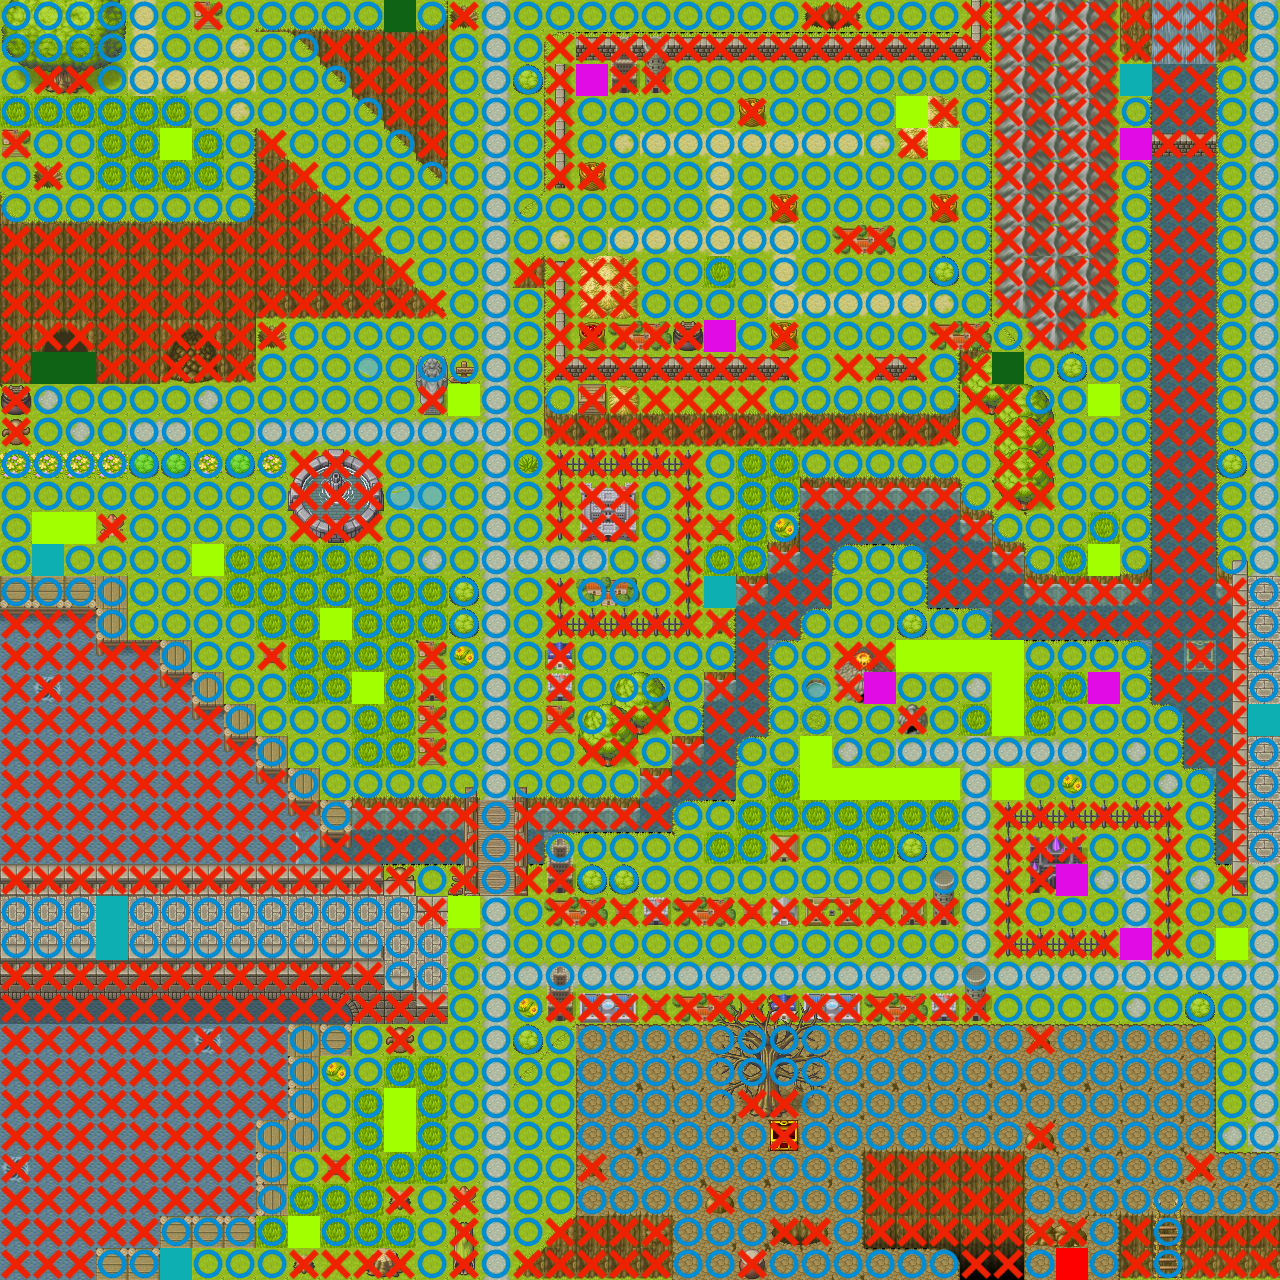

A 2D game scene composited from a Tiled map and its tileset images. What follows is a short description and the map's XML, with each tile layer's data collapsed to a summary:
An orthogonal 40x40 tile map with 32x32 px tiles, 5 tile layers (map下, map中, map上, 当たり判定, ...).

<map version="1.4" tiledversion="1.4.2" orientation="orthogonal" renderorder="right-down" width="40" height="40" tilewidth="32" tileheight="32" infinite="0" nextlayerid="8" nextobjectid="1">
 <tileset firstgid="1" source="map1.tsx" />
 <layer id="1" name="map下" width="40" height="40">
  <data>[1600 cells, 1600 non-empty, 39 distinct tile ids]</data>
 </layer>
 <layer id="2" name="map中" width="40" height="40">
  <data>[1600 cells, 1015 non-empty, 159 distinct tile ids]</data>
 </layer>
 <layer id="3" name="map上" width="40" height="40">
  <data>[1600 cells, 367 non-empty, 82 distinct tile ids]</data>
 </layer>
 <layer id="5" name="当たり判定" width="40" height="40">
  <data>[1600 cells, 1600 non-empty, 2 distinct tile ids]</data>
 </layer>
 <layer id="7" name="敵出現" width="40" height="40">
  <data>[1600 cells, 50 non-empty, 7 distinct tile ids]</data>
 </layer>
</map>